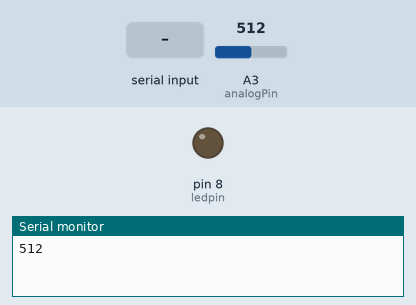
This sketch was run on a simulated Arduino Uno, built with avr-gcc and run on an emulated ATmega328P. Shown: output pins drawn as LEDs (lit = HIGH), the last lines printed to the serial monitor. Inputs (shaded band) come from the test bench; at power-on: A3 (analogPin) = 512.

Above: at 1.2 s.
1.3 s: "1" received over Serial
At 1.8 s:
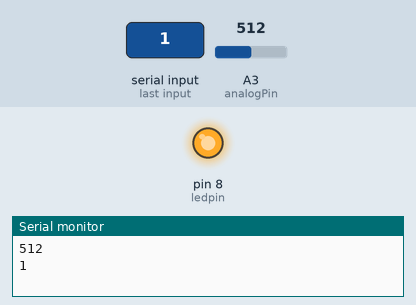
2.8 s: "0" received over Serial
At 3.4 s:
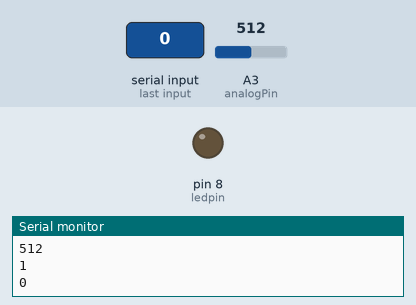
Timing chart, 0 to 5.8 s (numbered marks = the images above; inputs shaded):
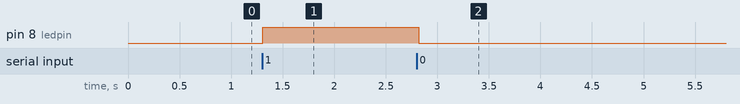

Measured:
- after the input at 1.3 s, pin 8 (ledpin): LOW → HIGH at once
- after the input at 2.8 s, pin 8 (ledpin): HIGH → LOW at once

The sketch:

scetch.ino
```cpp
int ledpin=8;
//the pot is attached to
int analogPin=A3;
int previousValue=0;
int currentValue=0;


void setup() {
  // put your setup code here, to run once:
  Serial.begin(9600);
  pinMode(ledpin,OUTPUT);


}

void loop() {
  currentValue=analogRead(analogPin);
//  Serial.println(currentValue);
//  delay(50);
  if(previousValue != currentValue){
    Serial.println(currentValue);
    previousValue=currentValue;
  }
  delay(20);


   //send a string via serial port
//    Serial.println("hello from arduino");
//    delay(600);
//   int   potValue=analogRead(analogPin);
//   Serial.println(potValue);
//   delay(500);


  //if something is availabel from the serial port
  if(Serial.available()>0){
    String receivedString="";
    while(Serial.available()>0){
      receivedString+=char(Serial.read());
      }
//print the incoming data
Serial.println(receivedString);
if(receivedString == "1"){
  //turn the led on
  digitalWrite(ledpin,HIGH);
  }else{
    digitalWrite(ledpin,LOW);
    }


}


}
```
